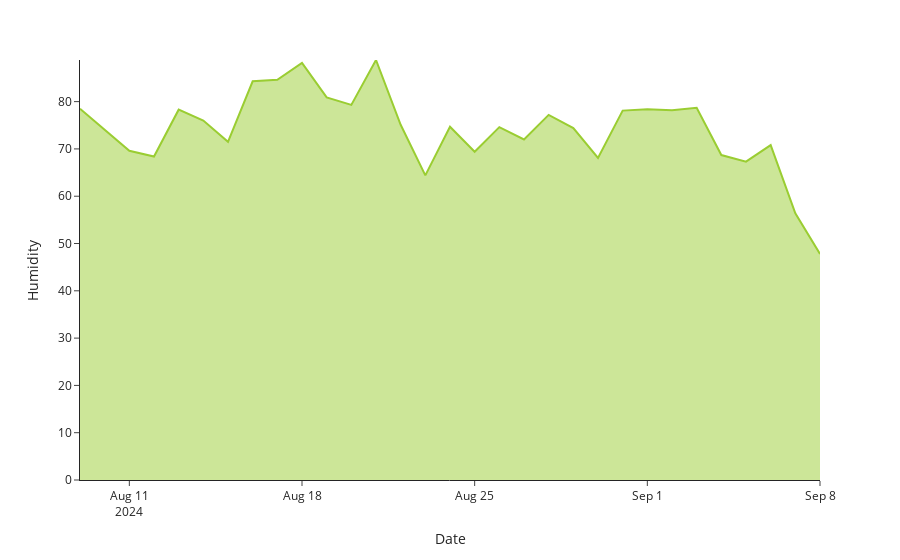

Notebook cell for this chart:
### Code cell
fig = px.line(historical_data, x='Date', y='Humidity', template='simple_white')
fig.update_yaxes(range=[0, historical_data['Humidity'].max()])
fig.update_traces(line_color='yellowgreen', fill='tozeroy')
fig.show()

### Figure 1 — Plotly figure (JSON) as saved in the notebook; plotly's stock layout.template omitted (floating-point values rounded to 4 significant figures)
{"data": [{"fill": "tozeroy", "hovertemplate": "Date=%{x}<br>Humidity=%{y}<extra></extra>", "legendgroup": "", "line": {"color": "yellowgreen", "dash": "solid"}, "marker": {"symbol": "circle"}, "mode": "lines", "name": "", "orientation": "v", "showlegend": false, "type": "scatter", "x": ["2024-08-09T00:00:00", "2024-08-10T00:00:00", "2024-08-11T00:00:00", "2024-08-12T00:00:00", "2024-08-13T00:00:00", "2024-08-14T00:00:00", "2024-08-15T00:00:00", "2024-08-16T00:00:00", "2024-08-17T00:00:00", "2024-08-18T00:00:00", "2024-08-19T00:00:00", "2024-08-20T00:00:00", "2024-08-21T00:00:00", "2024-08-22T00:00:00", "2024-08-23T00:00:00", "2024-08-24T00:00:00", "2024-08-25T00:00:00", "2024-08-26T00:00:00", "2024-08-27T00:00:00", "2024-08-28T00:00:00", "2024-08-29T00:00:00", "2024-08-30T00:00:00", "2024-08-31T00:00:00", "2024-09-01T00:00:00", "2024-09-02T00:00:00", "2024-09-03T00:00:00", "2024-09-04T00:00:00", "2024-09-05T00:00:00", "2024-09-06T00:00:00", "2024-09-07T00:00:00", "2024-09-08T00:00:00"], "xaxis": "x", "y": [78.5, 74.1, 69.6, 68.4, 78.3, 76, 71.5, 84.3, 84.6, 88.2, 80.9, 79.3, 88.8, 75.1, 64.4, 74.7, 69.4, 74.6, 72, 77.2, 74.4, 68.1, 78.1, 78.4, 78.2, 78.7, 68.7, 67.3, 70.8, 56.4, 47.8], "yaxis": "y"}], "layout": {"legend": {"tracegroupgap": 0}, "margin": {"t": 60}, "xaxis": {"anchor": "y", "domain": [0, 1], "title": {"text": "Date"}}, "yaxis": {"anchor": "x", "domain": [0, 1], "range": [0, 88.8], "title": {"text": "Humidity"}}}}
